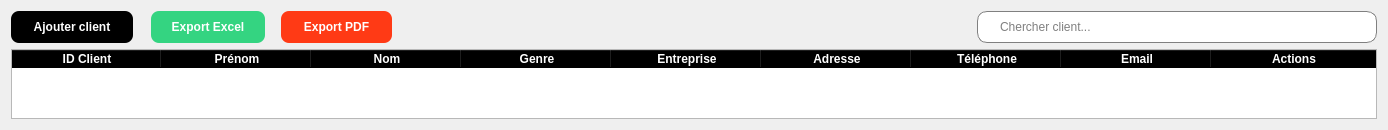
               <widget class="QWidget" name="tab_client">
                <attribute name="title">
                 <string>Clients</string>
                </attribute>
                <layout class="QGridLayout" name="gridLayout_9">
                 <item row="1" column="0">
                  <widget class="QWidget" name="widget_9" native="true">
                   <widget class="QPushButton" name="btn_ajout_client">
                    <property name="geometry">
                     <rect>
                      <x>0</x>
                      <y>0</y>
                      <width>122</width>
                      <height>32</height>
                     </rect>
                    </property>
                    <property name="minimumSize">
                     <size>
                      <width>0</width>
                      <height>32</height>
                     </size>
                    </property>
                    <property name="maximumSize">
                     <size>
                      <width>122</width>
                      <height>32</height>
                     </size>
                    </property>
                    <property name="styleSheet">
                     <string notr="true">QPushButton{
	background-color: rgb(0, 0, 0);
	color: white;
	border: none;
	border-radius: 8px;
	font-weight: bold;
	font-size: 12px
}</string>
                    </property>
                    <property name="text">
                     <string>Ajouter client</string>
                    </property>
                    <property name="icon">
                     <iconset resource="ressources.qrc">
                      <normaloff>:/icones/add.png</normaloff>:/icones/add.png</iconset>
                    </property>
                   </widget>
                   <widget class="QPushButton" name="export_excel_btn_2">
                    <property name="geometry">
                     <rect>
                      <x>140</x>
                      <y>0</y>
                      <width>114</width>
                      <height>32</height>
                     </rect>
                    </property>
                    <property name="minimumSize">
                     <size>
                      <width>0</width>
                      <height>32</height>
                     </size>
                    </property>
                    <property name="maximumSize">
                     <size>
                      <width>122</width>
                      <height>32</height>
                     </size>
                    </property>
                    <property name="styleSheet">
                     <string notr="true">QPushButton{
	background-color: #34D481;
	color: white;
	border: none;
	border-radius: 8px;
	font-weight: bold;
	font-size: 12px
}</string>
                    </property>
                    <property name="text">
                     <string>Export Excel</string>
                    </property>
                    <property name="icon">
                     <iconset resource="ressources.qrc">
                      <normaloff>:/icones/excel.png</normaloff>:/icones/excel.png</iconset>
                    </property>
                   </widget>
                   <widget class="QPushButton" name="export_pdf_btn_2">
                    <property name="geometry">
                     <rect>
                      <x>270</x>
                      <y>0</y>
                      <width>111</width>
                      <height>32</height>
                     </rect>
                    </property>
                    <property name="minimumSize">
                     <size>
                      <width>0</width>
                      <height>32</height>
                     </size>
                    </property>
                    <property name="maximumSize">
                     <size>
                      <width>122</width>
                      <height>32</height>
                     </size>
                    </property>
                    <property name="styleSheet">
                     <string notr="true">QPushButton{
	background-color: rgb(255, 58, 21);
	color: white;
	border: none;
	border-radius: 8px;
	font-weight: bold;
	font-size: 12px
}</string>
                    </property>
                    <property name="text">
                     <string>Export PDF</string>
                    </property>
                    <property name="icon">
                     <iconset resource="ressources.qrc">
                      <normaloff>:/icones/pdf.png</normaloff>:/icones/pdf.png</iconset>
                    </property>
                   </widget>
                  </widget>
                 </item>
                 <item row="3" column="0" colspan="2">
                  <widget class="QTableWidget" name="table_infos_client_2">
                   <property name="styleSheet">
                    <string notr="true">QHeaderView::section{
	font-weight: bold;
	background-color: black;
	color: white;
}

QTablewidget{
	alternate-background-color: #B0EDFB;
	background-color: #F4F9FA;
}</string>
                   </property>
                   <property name="sizeAdjustPolicy">
                    <enum>QAbstractScrollArea::SizeAdjustPolicy::AdjustToContents</enum>
                   </property>
                   <property name="editTriggers">
                    <set>QAbstractItemView::EditTrigger::NoEditTriggers</set>
                   </property>
                   <property name="dragEnabled">
                    <bool>true</bool>
                   </property>
                   <property name="alternatingRowColors">
                    <bool>true</bool>
                   </property>
                   <property name="textElideMode">
                    <enum>Qt::TextElideMode::ElideMiddle</enum>
                   </property>
                   <property name="showGrid">
                    <bool>true</bool>
                   </property>
                   <property name="gridStyle">
                    <enum>Qt::PenStyle::CustomDashLine</enum>
                   </property>
                   <attribute name="horizontalHeaderVisible">
                    <bool>true</bool>
                   </attribute>
                   <attribute name="horizontalHeaderCascadingSectionResizes">
                    <bool>true</bool>
                   </attribute>
                   <attribute name="horizontalHeaderDefaultSectionSize">
                    <number>150</number>
                   </attribute>
                   <attribute name="horizontalHeaderShowSortIndicator" stdset="0">
                    <bool>true</bool>
                   </attribute>
                   <attribute name="horizontalHeaderStretchLastSection">
                    <bool>true</bool>
                   </attribute>
                   <attribute name="verticalHeaderVisible">
                    <bool>false</bool>
                   </attribute>
                   <column>
                    <property name="text">
                     <string>ID Client</string>
                    </property>
                   </column>
                   <column>
                    <property name="text">
                     <string>Prénom</string>
                    </property>
                   </column>
                   <column>
                    <property name="text">
                     <string>Nom</string>
                    </property>
                   </column>
                   <column>
                    <property name="text">
                     <string>Genre</string>
                    </property>
                   </column>
                   <column>
                    <property name="text">
                     <string>Entreprise</string>
                    </property>
                   </column>
                   <column>
                    <property name="text">
                     <string>Adresse</string>
                    </property>
                   </column>
                   <column>
                    <property name="text">
                     <string>Téléphone</string>
                    </property>
                   </column>
                   <column>
                    <property name="text">
                     <string>Email</string>
                    </property>
                   </column>
                   <column>
                    <property name="text">
                     <string>Actions</string>
                    </property>
                   </column>
                  </widget>
                 </item>
                 <item row="1" column="1">
                  <widget class="QLineEdit" name="cherche_client_2">
                   <property name="minimumSize">
                    <size>
                     <width>0</width>
                     <height>32</height>
                    </size>
                   </property>
                   <property name="maximumSize">
                    <size>
                     <width>407</width>
                     <height>31</height>
                    </size>
                   </property>
                   <property name="styleSheet">
                    <string notr="true">QLineEdit{
	padding-left: 20px;
	border: 1px solid gray;
	border-radius:10px
}</string>
                   </property>
                   <property name="placeholderText">
                    <string>Chercher client...</string>
                   </property>
                  </widget>
                 </item>
                </layout>
               </widget>
